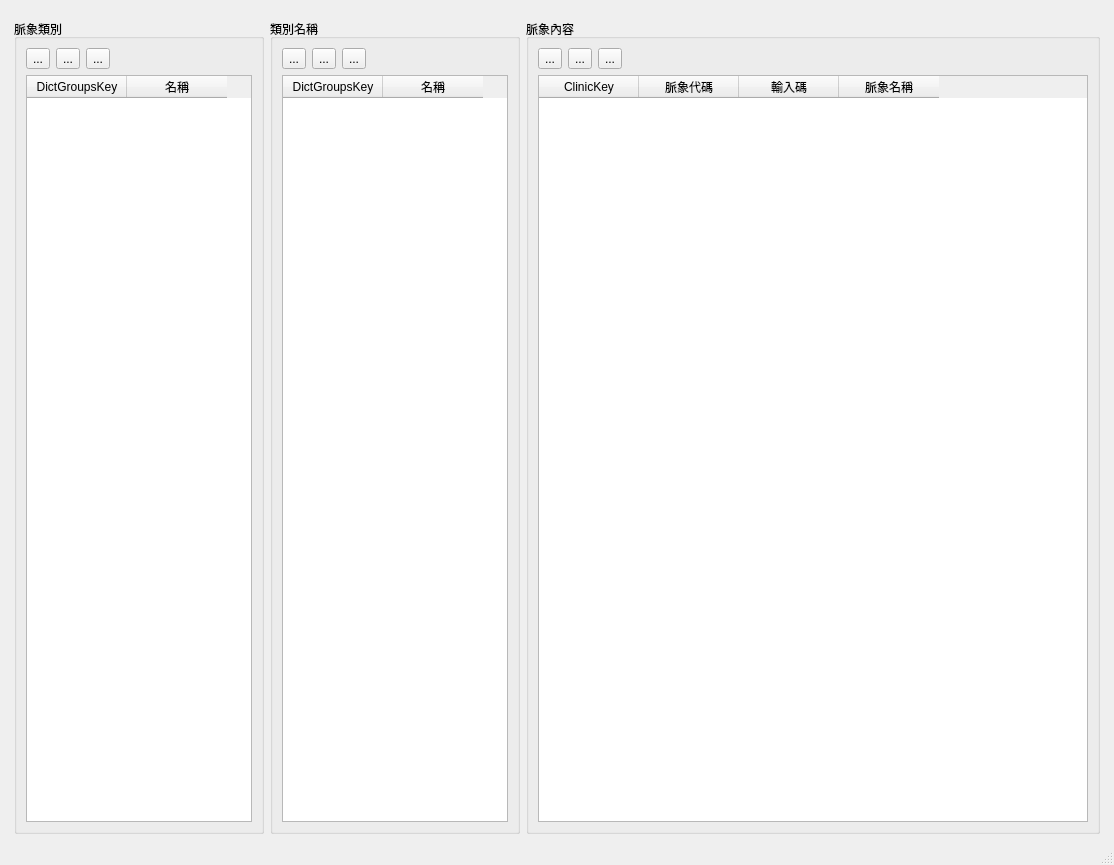
<?xml version="1.0" encoding="UTF-8"?>
<ui version="4.0">
 <class>Dict_pulse</class>
 <widget class="QMainWindow" name="Dict_pulse">
  <property name="geometry">
   <rect>
    <x>0</x>
    <y>0</y>
    <width>1114</width>
    <height>865</height>
   </rect>
  </property>
  <property name="windowTitle">
   <string>脈象資料</string>
  </property>
  <widget class="QWidget" name="centralwidget">
   <layout class="QHBoxLayout" name="horizontalLayout">
    <item>
     <layout class="QHBoxLayout" name="horizontalLayout_2">
      <property name="leftMargin">
       <number>5</number>
      </property>
      <property name="topMargin">
       <number>10</number>
      </property>
      <property name="rightMargin">
       <number>5</number>
      </property>
      <item>
       <widget class="QGroupBox" name="groupBox_dict_groups_type">
        <property name="maximumSize">
         <size>
          <width>250</width>
          <height>16777215</height>
         </size>
        </property>
        <property name="title">
         <string>脈象類別</string>
        </property>
        <layout class="QVBoxLayout" name="verticalLayout_4">
         <item>
          <layout class="QVBoxLayout" name="verticalLayout_3">
           <item>
            <layout class="QHBoxLayout" name="horizontalLayout_3">
             <item>
              <widget class="QToolButton" name="toolButton_add_dict_groups">
               <property name="text">
                <string>...</string>
               </property>
               <property name="icon">
                <iconset>
                 <normaloff>../icons/gtk-add.svg</normaloff>../icons/gtk-add.svg</iconset>
               </property>
              </widget>
             </item>
             <item>
              <widget class="QToolButton" name="toolButton_remove_dict_groups">
               <property name="text">
                <string>...</string>
               </property>
               <property name="icon">
                <iconset>
                 <normaloff>../icons/gtk-remove.svg</normaloff>../icons/gtk-remove.svg</iconset>
               </property>
              </widget>
             </item>
             <item>
              <widget class="QToolButton" name="toolButton_edit_dict_groups">
               <property name="text">
                <string>...</string>
               </property>
               <property name="icon">
                <iconset>
                 <normaloff>../icons/gtk-edit.svg</normaloff>../icons/gtk-edit.svg</iconset>
               </property>
              </widget>
             </item>
             <item>
              <spacer name="horizontalSpacer">
               <property name="orientation">
                <enum>Qt::Horizontal</enum>
               </property>
               <property name="sizeHint" stdset="0">
                <size>
                 <width>40</width>
                 <height>20</height>
                </size>
               </property>
              </spacer>
             </item>
            </layout>
           </item>
           <item>
            <widget class="QTableWidget" name="tableWidget_dict_groups">
             <property name="maximumSize">
              <size>
               <width>16777215</width>
               <height>16777215</height>
              </size>
             </property>
             <property name="editTriggers">
              <set>QAbstractItemView::NoEditTriggers</set>
             </property>
             <property name="selectionMode">
              <enum>QAbstractItemView::SingleSelection</enum>
             </property>
             <property name="selectionBehavior">
              <enum>QAbstractItemView::SelectRows</enum>
             </property>
             <column>
              <property name="text">
               <string>DictGroupsKey</string>
              </property>
             </column>
             <column>
              <property name="text">
               <string>名稱</string>
              </property>
             </column>
            </widget>
           </item>
          </layout>
         </item>
        </layout>
       </widget>
      </item>
      <item>
       <widget class="QGroupBox" name="groupBox_dict_groups_name">
        <property name="maximumSize">
         <size>
          <width>250</width>
          <height>16777215</height>
         </size>
        </property>
        <property name="title">
         <string>類別名稱</string>
        </property>
        <layout class="QVBoxLayout" name="verticalLayout_2">
         <item>
          <layout class="QVBoxLayout" name="verticalLayout">
           <item>
            <layout class="QHBoxLayout" name="horizontalLayout_4">
             <item>
              <widget class="QToolButton" name="toolButton_add_groups_name">
               <property name="text">
                <string>...</string>
               </property>
               <property name="icon">
                <iconset>
                 <normaloff>../icons/gtk-add.svg</normaloff>../icons/gtk-add.svg</iconset>
               </property>
              </widget>
             </item>
             <item>
              <widget class="QToolButton" name="toolButton_remove_groups_name">
               <property name="text">
                <string>...</string>
               </property>
               <property name="icon">
                <iconset>
                 <normaloff>../icons/gtk-remove.svg</normaloff>../icons/gtk-remove.svg</iconset>
               </property>
              </widget>
             </item>
             <item>
              <widget class="QToolButton" name="toolButton_edit_groups_name">
               <property name="text">
                <string>...</string>
               </property>
               <property name="icon">
                <iconset>
                 <normaloff>../icons/gtk-edit.svg</normaloff>../icons/gtk-edit.svg</iconset>
               </property>
              </widget>
             </item>
             <item>
              <spacer name="horizontalSpacer_2">
               <property name="orientation">
                <enum>Qt::Horizontal</enum>
               </property>
               <property name="sizeHint" stdset="0">
                <size>
                 <width>40</width>
                 <height>20</height>
                </size>
               </property>
              </spacer>
             </item>
            </layout>
           </item>
           <item>
            <widget class="QTableWidget" name="tableWidget_dict_groups_name">
             <property name="maximumSize">
              <size>
               <width>16777215</width>
               <height>16777215</height>
              </size>
             </property>
             <property name="editTriggers">
              <set>QAbstractItemView::NoEditTriggers</set>
             </property>
             <property name="selectionMode">
              <enum>QAbstractItemView::SingleSelection</enum>
             </property>
             <property name="selectionBehavior">
              <enum>QAbstractItemView::SelectRows</enum>
             </property>
             <column>
              <property name="text">
               <string>DictGroupsKey</string>
              </property>
             </column>
             <column>
              <property name="text">
               <string>名稱</string>
              </property>
             </column>
            </widget>
           </item>
          </layout>
         </item>
        </layout>
       </widget>
      </item>
      <item>
       <widget class="QGroupBox" name="groupBox_dict_pulse">
        <property name="title">
         <string>脈象內容</string>
        </property>
        <layout class="QVBoxLayout" name="verticalLayout_6">
         <item>
          <layout class="QVBoxLayout" name="verticalLayout_5">
           <item>
            <layout class="QHBoxLayout" name="horizontalLayout_5">
             <item>
              <widget class="QToolButton" name="toolButton_add_pulse">
               <property name="text">
                <string>...</string>
               </property>
               <property name="icon">
                <iconset>
                 <normaloff>../icons/gtk-add.svg</normaloff>../icons/gtk-add.svg</iconset>
               </property>
              </widget>
             </item>
             <item>
              <widget class="QToolButton" name="toolButton_remove_pulse">
               <property name="text">
                <string>...</string>
               </property>
               <property name="icon">
                <iconset>
                 <normaloff>../icons/gtk-remove.svg</normaloff>../icons/gtk-remove.svg</iconset>
               </property>
              </widget>
             </item>
             <item>
              <widget class="QToolButton" name="toolButton_edit_pulse">
               <property name="text">
                <string>...</string>
               </property>
               <property name="icon">
                <iconset>
                 <normaloff>../icons/gtk-edit.svg</normaloff>../icons/gtk-edit.svg</iconset>
               </property>
              </widget>
             </item>
             <item>
              <spacer name="horizontalSpacer_3">
               <property name="orientation">
                <enum>Qt::Horizontal</enum>
               </property>
               <property name="sizeHint" stdset="0">
                <size>
                 <width>40</width>
                 <height>20</height>
                </size>
               </property>
              </spacer>
             </item>
            </layout>
           </item>
           <item>
            <widget class="QTableWidget" name="tableWidget_dict_pulse">
             <property name="editTriggers">
              <set>QAbstractItemView::NoEditTriggers</set>
             </property>
             <property name="selectionMode">
              <enum>QAbstractItemView::SingleSelection</enum>
             </property>
             <property name="selectionBehavior">
              <enum>QAbstractItemView::SelectRows</enum>
             </property>
             <column>
              <property name="text">
               <string>ClinicKey</string>
              </property>
             </column>
             <column>
              <property name="text">
               <string>脈象代碼</string>
              </property>
             </column>
             <column>
              <property name="text">
               <string>輸入碼</string>
              </property>
             </column>
             <column>
              <property name="text">
               <string>脈象名稱</string>
              </property>
             </column>
            </widget>
           </item>
          </layout>
         </item>
        </layout>
       </widget>
      </item>
     </layout>
    </item>
   </layout>
  </widget>
  <widget class="QStatusBar" name="statusbar"/>
  <widget class="QMenuBar" name="menubar">
   <property name="geometry">
    <rect>
     <x>0</x>
     <y>0</y>
     <width>1114</width>
     <height>24</height>
    </rect>
   </property>
  </widget>
 </widget>
 <resources/>
 <connections/>
</ui>
